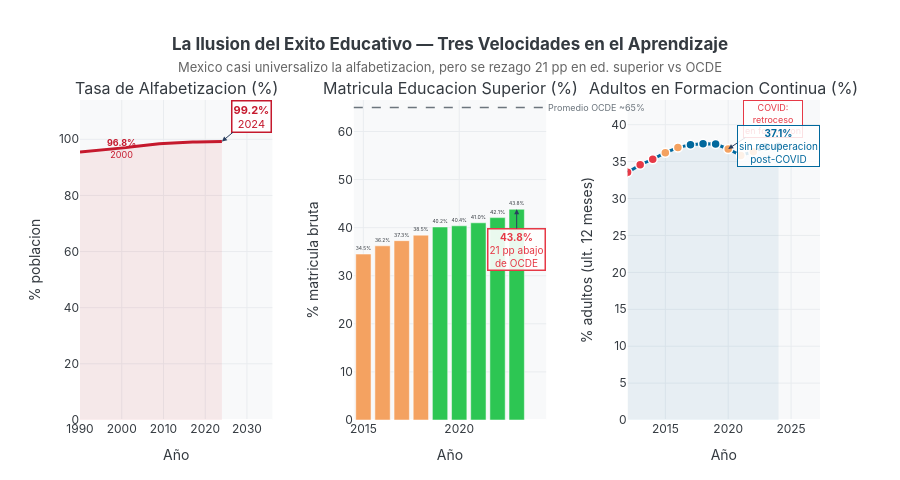

The notebook cell this image was saved under:
### Markdown cell above
## Acto I — La Ilusión del Éxito
La tasa de alfabetización llega al **99.2 %** en 2024 — una cifra que México repite con orgullo.
Pero detrás del titular se esconden dos crisis silenciosas: la matrícula de educación superior
apenas alcanza el **43.8 %** (vs. ~65 % promedio OCDE) y solo el **37 %** de adultos participa
en formación continua. México sabe leer; no sabe aprender permanentemente.

### Code cell
# ══════════════════════════════════════════════════════════════════════════════
# FIGURA 1 — La Ilusión del Éxito Educativo
# ══════════════════════════════════════════════════════════════════════════════
alfab = get_serie('4.6.1.A')
hed   = get_serie('4R.3.1')
adult = get_serie('4.3.1')

fig1 = make_subplots(
    rows=1, cols=3,
    subplot_titles=[
        'Tasa de Alfabetizacion (%)',
        'Matricula Educacion Superior (%)',
        'Adultos en Formacion Continua (%)'
    ],
    horizontal_spacing=0.11
)

# ── Panel 1: Alfabetización ───────────────────────────────────────────────────
fig1.add_trace(go.Scatter(
    x=alfab['periodo'], y=alfab['valor'],
    mode='lines',
    line=dict(color=C_ODS4, width=3),
    fill='tozeroy', fillcolor='rgba(197,25,45,0.08)',
    showlegend=False,
    hovertemplate='<b>%{x}</b><br>Alfabetizacion: <b>%{y:.1f}%</b><extra></extra>'
), row=1, col=1)

fig1.add_annotation(
    x=2000, y=96.8,
    text='<b>96.8%</b><br>2000',
    showarrow=False, font=dict(size=9, color=C_ODS4), row=1, col=1
)
fig1.add_annotation(
    x=2024, y=99.2,
    text='<b>99.2%</b><br>2024',
    showarrow=True, arrowhead=2, ax=30, ay=-25,
    font=dict(size=11, color=C_ODS4),
    bgcolor='rgba(255,255,255,0.9)', bordercolor=C_ODS4, borderwidth=1.5,
    row=1, col=1
)

# ── Panel 2: Educación superior ───────────────────────────────────────────────
hed_colors = [C_ACENTO if v < 40 else C_MEJORA for v in hed['valor']]
fig1.add_trace(go.Bar(
    x=hed['periodo'], y=hed['valor'],
    marker_color=hed_colors,
    marker_line_color='white', marker_line_width=0.5,
    text=['{:.1f}%'.format(v) for v in hed['valor']],
    textposition='outside', textfont=dict(size=10),
    showlegend=False,
    hovertemplate='<b>%{x}</b><br>Matricula superior: <b>%{y:.1f}%</b><extra></extra>'
), row=1, col=2)

fig1.add_hline(
    y=65, line_width=1.5, line_dash='dash', line_color='#6C757D',
    annotation_text='Promedio OCDE ~65%',
    annotation_position='right',
    annotation_font=dict(size=9, color='#6C757D'),
    row=1, col=2
)
fig1.add_annotation(
    x=2023, y=43.83,
    text='<b>43.8%</b><br>21 pp abajo<br>de OCDE',
    showarrow=True, arrowhead=2, ax=0, ay=40,
    font=dict(size=10, color=C_ALERTA),
    bgcolor='rgba(255,255,255,0.9)', bordercolor=C_ALERTA, borderwidth=1.5,
    row=1, col=2
)

# ── Panel 3: Adultos en formación continua ────────────────────────────────────
adult_colors = [C_ALERTA if v < 35.5 else C_ACENTO if v < 37 else C_ODS16 for v in adult['valor']]
fig1.add_trace(go.Scatter(
    x=adult['periodo'], y=adult['valor'],
    mode='lines+markers',
    line=dict(color=C_ODS16, width=3),
    marker=dict(size=9, color=adult_colors, line=dict(width=1.5, color='white')),
    fill='tozeroy', fillcolor='rgba(0,104,157,0.07)',
    showlegend=False,
    hovertemplate='<b>%{x}</b><br>Adultos en formacion: <b>%{y:.1f}%</b><extra></extra>'
), row=1, col=3)

fig1.add_annotation(
    x=2020, y=36.71,
    text='COVID:<br>retroceso<br>en formacion',
    showarrow=True, arrowhead=2, ax=45, ay=-30,
    font=dict(size=9, color=C_ALERTA),
    bgcolor='rgba(255,255,255,0.85)', bordercolor=C_ALERTA, borderwidth=1,
    row=1, col=3
)
fig1.add_annotation(
    x=2024, y=37.07,
    text='<b>37.1%</b><br>sin recuperacion<br>post-COVID',
    showarrow=False,
    font=dict(size=10, color=C_ODS16),
    bgcolor='rgba(255,255,255,0.85)', bordercolor=C_ODS16, borderwidth=1,
    row=1, col=3
)

fig1.update_yaxes(title_text='% poblacion', row=1, col=1)
fig1.update_yaxes(title_text='% matricula bruta', row=1, col=2)
fig1.update_yaxes(title_text='% adultos (ult. 12 meses)', row=1, col=3)
fig1.update_xaxes(showgrid=True, gridcolor='#E9ECEF', title_text='Año')
fig1.update_yaxes(showgrid=True, gridcolor='#E9ECEF')

fig1.update_layout(
    title=dict(
        text='<b>La Ilusion del Exito Educativo — Tres Velocidades en el Aprendizaje</b><br>'
             '<span style="font-size:13px;color:#666;font-weight:normal">'
             'Mexico casi universalizo la alfabetizacion, pero se rezago 21 pp en ed. superior vs OCDE</span>',
        x=0.5, xanchor='center'
    ),
    height=480, plot_bgcolor=C_FONDO, paper_bgcolor='white',
    font=dict(family='Inter, Arial, sans-serif', color=C_LINEA),
    margin=dict(t=100, b=60)
)
fig1.show()

### Figure 1 — Plotly figure (JSON) as saved in the notebook; plotly's stock layout.template omitted (floating-point values rounded to 4 significant figures)
{"data": [{"fill": "tozeroy", "fillcolor": "rgba(197,25,45,0.08)", "hovertemplate": "<b>%{x}</b><br>Alfabetizacion: <b>%{y:.1f}%</b><extra></extra>", "line": {"color": "#C5192D", "width": 3}, "mode": "lines", "showlegend": false, "type": "scatter", "x": [1990, 1991, 1992, 1993, 1994, 1995, 1996, 1997, 1998, 1999, 2000, 2001, 2002, 2003, 2004, 2005, 2006, 2007, 2008, 2009, 2010, 2011, 2012, 2013, 2014, 2015, 2016, 2017, 2018, 2019, 2020, 2021, 2022, 2023, 2024], "xaxis": "x", "y": [95.48, 95.6, 95.72, 95.84, 95.97, 96.09, 96.22, 96.35, 96.47, 96.61, 96.81, 97.02, 97.22, 97.43, 97.63, 97.79, 97.94, 98.09, 98.25, 98.4, 98.51, 98.63, 98.74, 98.85, 98.96, 98.99, 99.01, 99.03, 99.06, 99.08, 99.11, 99.13, 99.16, 99.19, 99.2], "yaxis": "y"}, {"hovertemplate": "<b>%{x}</b><br>Matricula superior: <b>%{y:.1f}%</b><extra></extra>", "marker": {"color": ["#F4A261", "#F4A261", "#F4A261", "#F4A261", "#2DC653", "#2DC653", "#2DC653", "#2DC653", "#2DC653"], "line": {"color": "white", "width": 0.5}}, "showlegend": false, "text": ["34.5%", "36.2%", "37.3%", "38.5%", "40.2%", "40.4%", "41.0%", "42.1%", "43.8%"], "textfont": {"size": 10}, "textposition": "outside", "type": "bar", "x": [2015, 2016, 2017, 2018, 2019, 2020, 2021, 2022, 2023], "xaxis": "x2", "y": [34.51, 36.23, 37.3, 38.45, 40.15, 40.39, 41.02, 42.1, 43.83], "yaxis": "y2"}, {"fill": "tozeroy", "fillcolor": "rgba(0,104,157,0.07)", "hovertemplate": "<b>%{x}</b><br>Adultos en formacion: <b>%{y:.1f}%</b><extra></extra>", "line": {"color": "#00689D", "width": 3}, "marker": {"color": ["#E63946", "#E63946", "#E63946", "#F4A261", "#F4A261", "#00689D", "#00689D", "#00689D", "#F4A261", "#F4A261", "#F4A261", "#00689D", "#00689D"], "line": {"color": "white", "width": 1.5}, "size": 9}, "mode": "lines+markers", "showlegend": false, "type": "scatter", "x": [2012, 2013, 2014, 2015, 2016, 2017, 2018, 2019, 2020, 2021, 2022, 2023, 2024], "xaxis": "x3", "y": [33.55, 34.58, 35.32, 36.21, 36.91, 37.3, 37.44, 37.37, 36.71, 35.84, 36.35, 37.02, 37.07], "yaxis": "y3"}], "layout": {"annotations": [{"font": {"size": 16}, "showarrow": false, "text": "Tasa de Alfabetizacion (%)", "x": 0.13, "xanchor": "center", "xref": "paper", "y": 1, "yanchor": "bottom", "yref": "paper"}, {"font": {"size": 16}, "showarrow": false, "text": "Matricula Educacion Superior (%)", "x": 0.5, "xanchor": "center", "xref": "paper", "y": 1, "yanchor": "bottom", "yref": "paper"}, {"font": {"size": 16}, "showarrow": false, "text": "Adultos en Formacion Continua (%)", "x": 0.87, "xanchor": "center", "xref": "paper", "y": 1, "yanchor": "bottom", "yref": "paper"}, {"font": {"color": "#C5192D", "size": 9}, "showarrow": false, "text": "<b>96.8%</b><br>2000", "x": 2000, "xref": "x", "y": 96.8, "yref": "y"}, {"arrowhead": 2, "ax": 30, "ay": -25, "bgcolor": "rgba(255,255,255,0.9)", "bordercolor": "#C5192D", "borderwidth": 1.5, "font": {"color": "#C5192D", "size": 11}, "showarrow": true, "text": "<b>99.2%</b><br>2024", "x": 2024, "xref": "x", "y": 99.2, "yref": "y"}, {"font": {"color": "#6C757D", "size": 9}, "showarrow": false, "text": "Promedio OCDE ~65%", "x": 1, "xanchor": "left", "xref": "x2 domain", "y": 65, "yanchor": "middle", "yref": "y2"}, {"arrowhead": 2, "ax": 0, "ay": 40, "bgcolor": "rgba(255,255,255,0.9)", "bordercolor": "#E63946", "borderwidth": 1.5, "font": {"color": "#E63946", "size": 10}, "showarrow": true, "text": "<b>43.8%</b><br>21 pp abajo<br>de OCDE", "x": 2023, "xref": "x2", "y": 43.83, "yref": "y2"}, {"arrowhead": 2, "ax": 45, "ay": -30, "bgcolor": "rgba(255,255,255,0.85)", "bordercolor": "#E63946", "borderwidth": 1, "font": {"color": "#E63946", "size": 9}, "showarrow": true, "text": "COVID:<br>retroceso<br>en formacion", "x": 2020, "xref": "x3", "y": 36.71, "yref": "y3"}, {"bgcolor": "rgba(255,255,255,0.85)", "bordercolor": "#00689D", "borderwidth": 1, "font": {"color": "#00689D", "size": 10}, "showarrow": false, "text": "<b>37.1%</b><br>sin recuperacion<br>post-COVID", "x": 2024, "xref": "x3", "y": 37.07, "yref": "y3"}], "font": {"color": "#343A40", "family": "Inter, Arial, sans-serif"}, "height": 480, "margin": {"b": 60, "t": 100}, "paper_bgcolor": "white", "plot_bgcolor": "#F8F9FA", "shapes": [{"line": {"color": "#6C757D", "dash": "dash", "width": 1.5}, "type": "line", "x0": 0, "x1": 1, "xref": "x2 domain", "y0": 65, "y1": 65, "yref": "y2"}], "title": {"text": "<b>La Ilusion del Exito Educativo — Tres Velocidades en el Aprendizaje</b><br><span style=\"font-size:13px;color:#666;font-weight:normal\">Mexico casi universalizo la alfabetizacion, pero se rezago 21 pp en ed. superior vs OCDE</span>", "x": 0.5, "xanchor": "center"}, "xaxis": {"anchor": "y", "domain": [0, 0.26], "gridcolor": "#E9ECEF", "showgrid": true, "title": {"text": "Año"}}, "xaxis2": {"anchor": "y2", "domain": [0.37, 0.63], "gridcolor": "#E9ECEF", "showgrid": true, "title": {"text": "Año"}}, "xaxis3": {"anchor": "y3", "domain": [0.74, 1], "gridcolor": "#E9ECEF", "showgrid": true, "title": {"text": "Año"}}, "yaxis": {"anchor": "x", "domain": [0, 1], "gridcolor": "#E9ECEF", "showgrid": true, "title": {"text": "% poblacion"}}, "yaxis2": {"anchor": "x2", "domain": [0, 1], "gridcolor": "#E9ECEF", "showgrid": true, "title": {"text": "% matricula bruta"}}, "yaxis3": {"anchor": "x3", "domain": [0, 1], "gridcolor": "#E9ECEF", "showgrid": true, "title": {"text": "% adultos (ult. 12 meses)"}}}}
